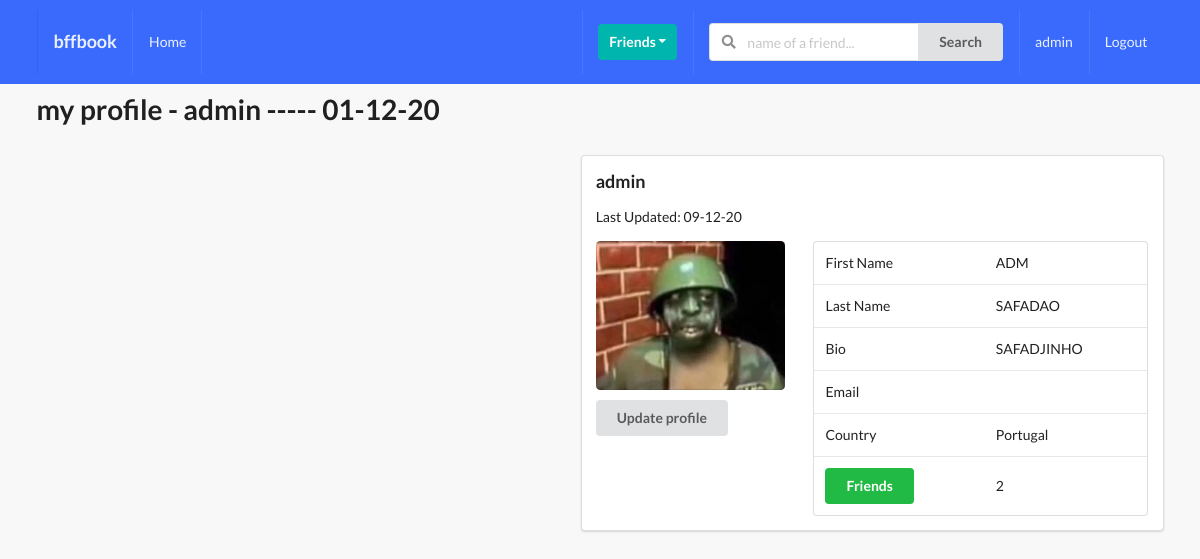
The app's page /profiles/myprofile/ (signed in), older data.
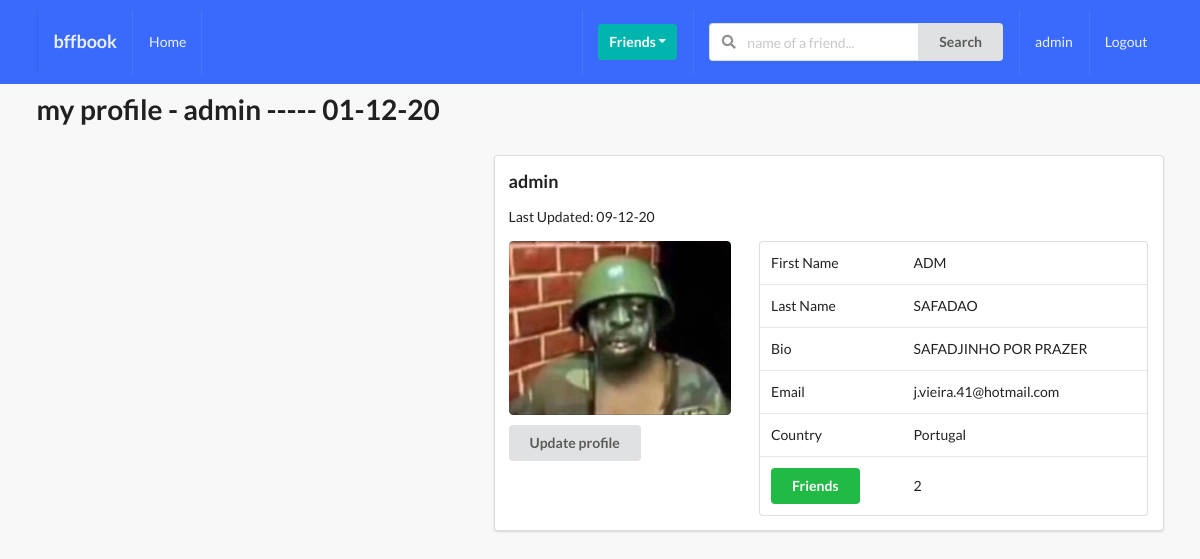
The same page, newer data.
### perfil/models.py (models this page shows, shortened)
class Profile(models.Model):
    first_name = models.CharField(max_length=25)
    last_name = models.CharField(max_length=25)
    username = models.OneToOneField(User, on_delete=models.CASCADE) #se user for apagado, username também é
    bio = models.TextField(default="write something beautiful about you :)", max_length=300)
    email = models.EmailField(max_length=200)
    country = models.CharField(max_length=25)
    avatar = models.ImageField(default = "avatar.png", upload_to = '')
    background = models.ImageField(default="bckg.jpg", upload_to = '')
    friends = models.ManyToManyField(User, blank=True, related_name='friends')
    slug = models.SlugField(unique=True, blank=True)
    updated = models.DateTimeField(auto_now=True)
    created = models.DateTimeField(auto_now_add=True)
    def get_friends(self):
        return self.friends.all()
    def get_friends_no(self):
        return self.friends.count()
    def updated_str(self):
        new_updated = self.updated.strftime('%d-%m-%y')
        return new_updated
    def __str__(self):
        return f"{self.username} ----- {self.created.strftime('%d-%m-%y')}"

### perfil/views.py (the view)
# urls.py: path('myprofile/', my_profile_view, name="my-profile-view")
def my_profile_view(request):
    obj = Profile.objects.get(username=request.user)
    form = ProfileModelForm(request.POST or None, request.FILES or None, instance=obj)
    confirm = False
    if request.method == 'POST':
        if form.is_valid():
            form.save()
            confirm = True
    context = {
        'obj': obj,
        'form': form,
        'confirm': confirm,
    }
    return render(request, 'perfil/myprofile.html', context)

### perfil/forms.py
class ProfileModelForm(forms.ModelForm):
    class Meta:
        model = Profile
        fields = ('first_name', 'last_name', 'bio', 'avatar')

### perfil/templates/perfil/myprofile.html (shortened to what this page needs)
{% extends 'base.html' %}
{% block content %}
<h1>my profile - {{obj}}</h1>
<div class="ui segment max-content-width right">
    <h3>{{obj.username}}</h3>
    <p>Last Updated: {{obj.updated_str}}</p>
    <div class="ui grid">
        <div class="row">
            <div class="six wide column">
                <img class="ui medium rounded image" src="{{obj.avatar.url}}">
                <div class="row mt-10">
                    <button class="ui sencondary button" id="modal-btn">Update profile</button>
                </div>
            </div>
            <div class="ten wide column">
                <table class="ui table">
                    <tbody>
                    <tr>
                        <td>First Name</td>
                        <td>{{obj.first_name}}</td>
                    </tr>
                    <tr>
                        <td>Last Name</td>
                        <td>{{obj.last_name}}</td>
                    </tr>
                    <tr>
                        <td>Bio</td>
                        <td>{{obj.bio}}</td>
                    </tr>
                    <tr>
                        <td>Email</td>
                        <td>{{obj.email}}</td>
                    </tr>
                    <tr>
                        <td>Country</td>
                        <td>{{obj.country}}</td>
                    </tr>
                    <tr>
                        <td id="friend_list_popup"><button class="positive ui button">Friends</button></td>
                        <td>{{obj.get_friends_no}}</td>
                    </tr>
                    </tbody>
                </table>
            </div>
        </div>
    </div>
</div>
{% endblock content %}

Row changes from the older to the newer data that the page shows:
changed Profile "admin ----- 01-12-20": bio "SAFADJINHO" → "SAFADJINHO POR PRAZER"; email (not shown) → "j.vieira.41@hotmail.com"
